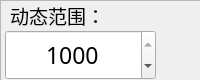
<?xml version="1.0" encoding="UTF-8"?>
<ui version="4.0">
 <class>hp_gradient_rect</class>
 <widget class="QWidget" name="hp_gradient_rect">
  <property name="geometry">
   <rect>
    <x>0</x>
    <y>0</y>
    <width>200</width>
    <height>80</height>
   </rect>
  </property>
  <property name="windowTitle">
   <string>Form</string>
  </property>
  <widget class="QFrame" name="frame">
   <property name="geometry">
    <rect>
     <x>90</x>
     <y>140</y>
     <width>50</width>
     <height>181</height>
    </rect>
   </property>
   <property name="frameShape">
    <enum>QFrame::StyledPanel</enum>
   </property>
   <property name="frameShadow">
    <enum>QFrame::Raised</enum>
   </property>
   <widget class="QLabel" name="label_max">
    <property name="geometry">
     <rect>
      <x>0</x>
      <y>10</y>
      <width>51</width>
      <height>21</height>
     </rect>
    </property>
    <property name="font">
     <font>
      <pointsize>8</pointsize>
      <weight>75</weight>
      <bold>true</bold>
     </font>
    </property>
    <property name="styleSheet">
     <string notr="true">background-color:rgb(95,95,95);color:white;</string>
    </property>
    <property name="text">
     <string>1000dB</string>
    </property>
    <property name="alignment">
     <set>Qt::AlignCenter</set>
    </property>
   </widget>
   <widget class="QSlider" name="verticalSlider">
    <property name="geometry">
     <rect>
      <x>10</x>
      <y>35</y>
      <width>31</width>
      <height>120</height>
     </rect>
    </property>
    <property name="styleSheet">
     <string notr="true">QSlider::groove:vertical{
	border:0px solid #ffffff;
}

QSlider::sub-page:vertical{          /*进度条上边*/
	background-color:gray;
	border-radius:0px;

}
QSlider::add-page:vertical{       /*进度条下边*/
	background:gray;
	border:0px solid #777;
	border-radius:0px;

}
QSlider::handle:vertical{         /*滑块*/
	border:0px solid white;
	background:#ffffff;
	border-radius:0px;
	height: 20px;
	margin-top:0px;
	margin-bottom:0px;
}</string>
    </property>
    <property name="minimum">
     <number>0</number>
    </property>
    <property name="maximum">
     <number>1000</number>
    </property>
    <property name="value">
     <number>0</number>
    </property>
    <property name="sliderPosition">
     <number>0</number>
    </property>
    <property name="orientation">
     <enum>Qt::Vertical</enum>
    </property>
    <property name="tickPosition">
     <enum>QSlider::NoTicks</enum>
    </property>
   </widget>
   <widget class="QLabel" name="label_min">
    <property name="geometry">
     <rect>
      <x>0</x>
      <y>160</y>
      <width>51</width>
      <height>21</height>
     </rect>
    </property>
    <property name="font">
     <font>
      <pointsize>8</pointsize>
      <weight>75</weight>
      <bold>true</bold>
     </font>
    </property>
    <property name="styleSheet">
     <string notr="true">background-color:rgb(95,95,95);color:white;

</string>
    </property>
    <property name="text">
     <string>0dB</string>
    </property>
    <property name="alignment">
     <set>Qt::AlignCenter</set>
    </property>
   </widget>
  </widget>
  <widget class="QFrame" name="frame_2">
   <property name="geometry">
    <rect>
     <x>0</x>
     <y>0</y>
     <width>201</width>
     <height>81</height>
    </rect>
   </property>
   <property name="frameShape">
    <enum>QFrame::StyledPanel</enum>
   </property>
   <property name="frameShadow">
    <enum>QFrame::Raised</enum>
   </property>
   <widget class="QLabel" name="label">
    <property name="geometry">
     <rect>
      <x>10</x>
      <y>5</y>
      <width>101</width>
      <height>21</height>
     </rect>
    </property>
    <property name="font">
     <font>
      <family>微软雅黑</family>
      <pointsize>14</pointsize>
     </font>
    </property>
    <property name="text">
     <string>动态范围：</string>
    </property>
   </widget>
   <widget class="QSpinBox" name="spinBox">
    <property name="geometry">
     <rect>
      <x>5</x>
      <y>30</y>
      <width>151</width>
      <height>50</height>
     </rect>
    </property>
    <property name="minimumSize">
     <size>
      <width>0</width>
      <height>50</height>
     </size>
    </property>
    <property name="maximumSize">
     <size>
      <width>190</width>
      <height>16777215</height>
     </size>
    </property>
    <property name="font">
     <font>
      <family>微软雅黑</family>
      <pointsize>17</pointsize>
      <weight>50</weight>
      <italic>false</italic>
      <bold>false</bold>
     </font>
    </property>
    <property name="focusPolicy">
     <enum>Qt::StrongFocus</enum>
    </property>
    <property name="acceptDrops">
     <bool>false</bool>
    </property>
    <property name="styleSheet">
     <string notr="true">QSpinBox
{
	font: 17pt &quot;微软雅黑&quot;;
	background:transparent;
	color:black;
	border:1px solid gray;
}
QSpinBox::up-button {
	subcontrol-origin:border;
    subcontrol-position:right;
	margin-right: 2px;
    width: 36;
    height: 36;       
}
QSpinBox::down-button {
	subcontrol-origin:border;
    subcontrol-position:left;
	margin-left: 2px;
    width: 36;
    height: 36;
}
/*按钮按下样式*/
QSpinBox::up-button:pressed{
	subcontrol-origin:border;
    subcontrol-position:right;
    width: 36;
    height: 36;       
}
  
QSpinBox::down-button:pressed{
    subcontrol-position:left;
    width: 36;
    height: 36;
}

QSpinBox::down-arrow:disabled,QSpinBox::down-arrow:off 
{ 
    width: 36;
    height: 36;
}

QSpinBox::up-arrow:disabled,QSpinBox::up-arrow:off 
{ 
    width: 36;
    height: 36;
</string>
    </property>
    <property name="alignment">
     <set>Qt::AlignCenter</set>
    </property>
    <property name="accelerated">
     <bool>true</bool>
    </property>
    <property name="maximum">
     <number>1000</number>
    </property>
    <property name="value">
     <number>1000</number>
    </property>
   </widget>
   <widget class="QToolButton" name="toolButton">
    <property name="geometry">
     <rect>
      <x>40</x>
      <y>30</y>
      <width>81</width>
      <height>51</height>
     </rect>
    </property>
    <property name="styleSheet">
     <string notr="true">QToolButton{
background:transparent;
border:none;
}</string>
    </property>
    <property name="text">
     <string/>
    </property>
   </widget>
  </widget>
 </widget>
 <resources/>
 <connections/>
</ui>
